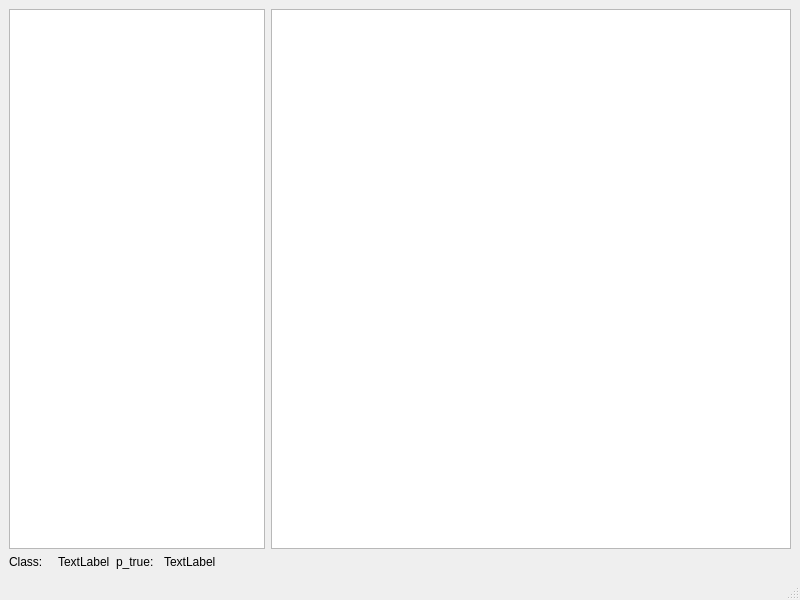
<?xml version="1.0" encoding="UTF-8"?>
<ui version="4.0">
 <class>MainWindow</class>
 <widget class="QMainWindow" name="MainWindow">
  <property name="geometry">
   <rect>
    <x>0</x>
    <y>0</y>
    <width>800</width>
    <height>600</height>
   </rect>
  </property>
  <property name="windowTitle">
   <string>MainWindow</string>
  </property>
  <widget class="QWidget" name="centralwidget">
   <layout class="QGridLayout" name="gridLayout">
    <item row="1" column="0">
     <widget class="QLabel" name="label">
      <property name="text">
       <string>Class:</string>
      </property>
     </widget>
    </item>
    <item row="1" column="1">
     <widget class="QLabel" name="classLabel">
      <property name="text">
       <string>TextLabel</string>
      </property>
     </widget>
    </item>
    <item row="0" column="5">
     <widget class="QTableView" name="featureTable">
      <property name="selectionMode">
       <enum>QAbstractItemView::SingleSelection</enum>
      </property>
      <property name="selectionBehavior">
       <enum>QAbstractItemView::SelectRows</enum>
      </property>
     </widget>
    </item>
    <item row="0" column="0" colspan="5">
     <widget class="QTableView" name="engineTable">
      <property name="selectionMode">
       <enum>QAbstractItemView::SingleSelection</enum>
      </property>
      <property name="selectionBehavior">
       <enum>QAbstractItemView::SelectRows</enum>
      </property>
     </widget>
    </item>
    <item row="1" column="2">
     <widget class="QLabel" name="label_2">
      <property name="text">
       <string>p_true:</string>
      </property>
     </widget>
    </item>
    <item row="1" column="3">
     <widget class="QLabel" name="pTrueLabel">
      <property name="text">
       <string>TextLabel</string>
      </property>
     </widget>
    </item>
   </layout>
  </widget>
  <widget class="QMenuBar" name="menubar">
   <property name="geometry">
    <rect>
     <x>0</x>
     <y>0</y>
     <width>800</width>
     <height>25</height>
    </rect>
   </property>
  </widget>
  <widget class="QStatusBar" name="statusbar"/>
 </widget>
 <resources/>
 <connections/>
</ui>
